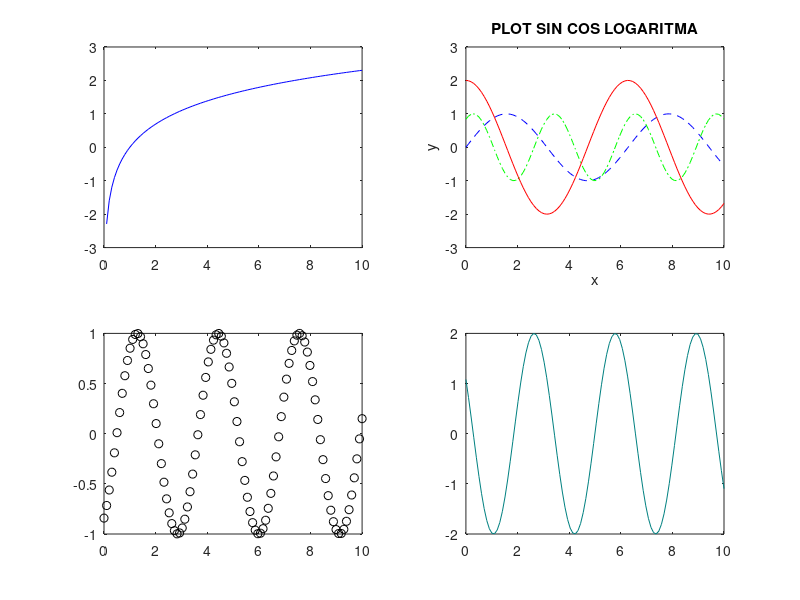

Write the MATLAB code that produced this figure.
clear
clc

fprintf("\t\t\t\t\t\t\tON FIRE !!");
fprintf("\n\t\t\t\t\t\t\t SUBPLOT\n")



% Plot y = sin(x)
x = linspace(0,10,100);
y1 = sin(x);
y2 = sin(2*x+1);
y3 = log(x);
y4 = 2*cos(x);
y5 = sin(2*x-1);
y6 = 2*cos(2*x+1);

% plot single line
figure(1)
subplot(2,2,1)
plot(x,y3,'b')

% plot multi lines
subplot(2,2,2)
plot(x,y1,'b--',x,y2,'g-.',x,y4,'r-')
axis([0 10 -3 3]);      % [xmin xmaks ymin ymaks]
title("PLOT SIN COS LOGARITMA"); % judul 
xlabel("x");        % label sumbu x
ylabel("y");        % label sumbu y 

subplot(2,2,3)
plot(x,y5,'ko'); 
subplot(2,2,4)
plot(x,y6,'Color',[0 0.5 0.5]);